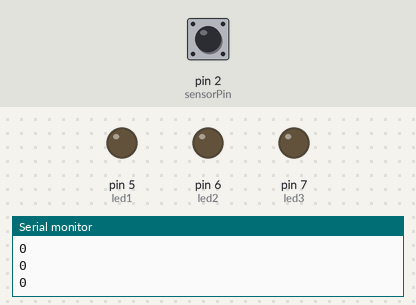
Simulated run of this sketch. Board: Arduino Uno, built with avr-gcc and run on an emulated ATmega328P. Parts: output pins drawn as LEDs (lit = HIGH), the last lines printed to the serial monitor. The inputs (shaded band) are chosen by the test bench; at power-on: pin 2 (sensorPin) LOW.

Above: at 1.2 s.
1.3 s: pin 2 (sensorPin) driven HIGH
At 4.1 s:
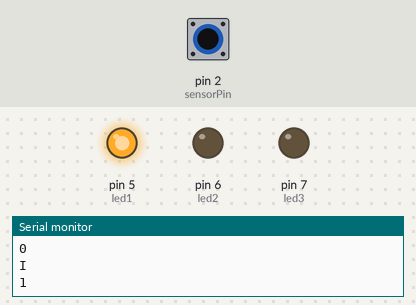
4.3 s: pin 2 (sensorPin) driven LOW
5.8 s: pin 2 (sensorPin) pulsed HIGH 2 times (0.12 s each, 0.3 s apart)
9.4 s: pin 2 (sensorPin) pulsed HIGH 2 times (0.12 s each, 0.3 s apart)
At 9.4 s:
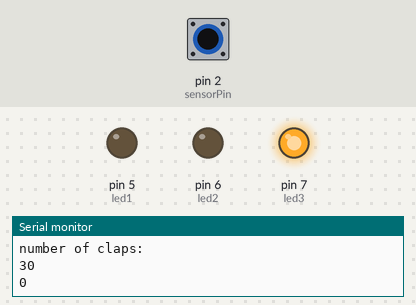
At 14.3 s:
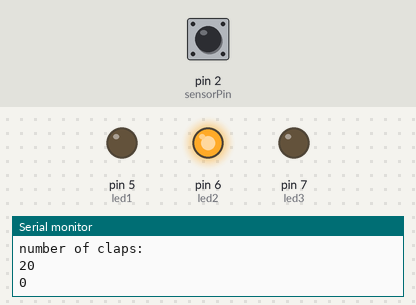
Timing chart, 0 to 15.8 s (numbered marks = the images above; inputs shaded):
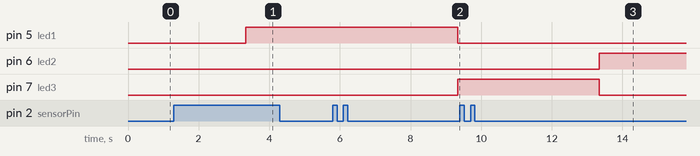

Measured:
- after the input at 1.3 s, pin 5 (led1): LOW → HIGH after 2.0 s
- after the input at 5.8 s, pin 5 (led1): HIGH → LOW after 3.5 s; pin 7 (led3): LOW → HIGH after 3.5 s
- after the input at 9.4 s, pin 6 (led2): LOW → HIGH after 3.9 s; pin 7 (led3): HIGH → LOW after 3.9 s

The sketch:

clap_switch.ino
```cpp
int led1 = 5;
int led2 = 6;
int led3 = 7;
int sensorPin = 2;
int sensorVal = 0;
bool ledState = false;
int interruptPin = 2;
int numberOfClaps = 0;
long unsigned int lastClapTime = 0;
long unsigned int temp = 0;
int debounceTime = 200;
int ledSelect = 0;

void setup() {
  // put your setup code here, to run once:
  pinMode(led1, OUTPUT);
  pinMode(led2, OUTPUT);
  pinMode(led3, OUTPUT);
  pinMode(sensorPin, INPUT);
  Serial.begin(9600);
//attach interrupt
  attachInterrupt(digitalPinToInterrupt(sensorPin), ISR_turn_leds_on, CHANGE);
}

void loop() {


  // put your main code here, to run repeatedly:
  sensorVal = digitalRead(sensorPin);
  Serial.println(sensorVal);
//  Serial.println("led select");
//  Serial.println(ledSelect);
//  delay(100);

if(numberOfClaps == 1) {
  delay(2000);
  digitalWrite(led1, HIGH);
  digitalWrite(led2, LOW);
  digitalWrite(led3, LOW);
}
else if(numberOfClaps == 2) {
  delay(2000);
  digitalWrite(led2, HIGH);
  digitalWrite(led1, LOW);
  digitalWrite(led3, LOW);
}
else if(numberOfClaps == 3) {
  delay(2000);
  digitalWrite(led3, HIGH);
  digitalWrite(led1, LOW);
  digitalWrite(led2, LOW);
}
else {
  //delay(1000);
  digitalWrite(led3, LOW);
  digitalWrite(led1, LOW);
  digitalWrite(led2, LOW);
}


}


//Interupt Service routine
void ISR_turn_leds_on() {
  if((millis()-lastClapTime) > debounceTime) {
      temp = lastClapTime;
      lastClapTime = millis();
      Serial.println("Inside interrupt");

      if((millis()- temp) > 2000) {
        numberOfClaps = 1;
      } else {

      numberOfClaps++;
      }
      Serial.println("number of claps: ");
      Serial.print(numberOfClaps);

      if(numberOfClaps > 3) {
        numberOfClaps = 0;
      }


    }

}
```
